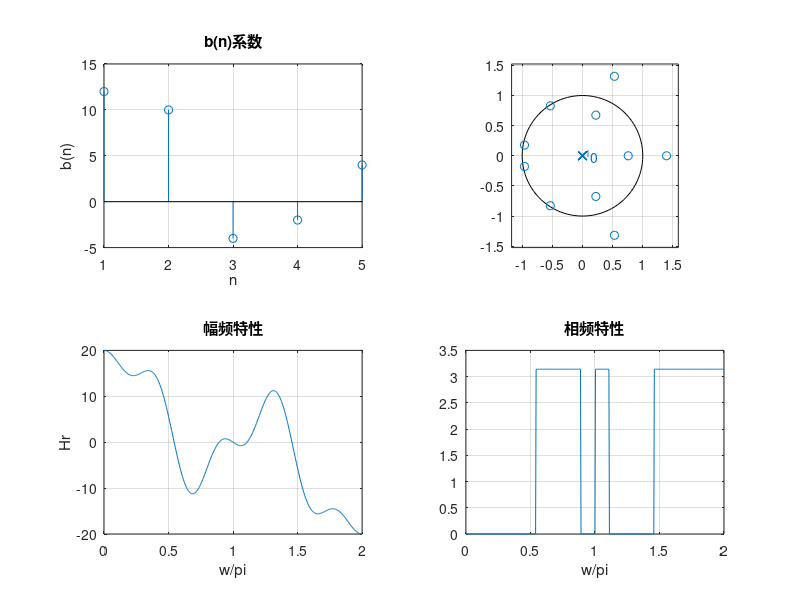

The MATLAB source for this figure:
function varargout = fir2()
h=[-3 2 -1 -2  5 6 5 -2 -1 1 -3];
M=length(h);
L=M/2;
b=2*h(L:-1:1);
n=1:1:L;
n=n-0.5;
w=[0:1:500]'*2*pi/500;
Hr=cos(w*n)*b';
p=angle(Hr);

subplot(2,2,1);
stem(1:L,b); 
xlabel('n');
ylabel('b(n)');
title('b(n)系数')
grid on
subplot(2,2,2);
zplane(h,1);
grid on
subplot(2,2,3); 
plot(w/pi,Hr);
xlabel('w/pi');ylabel('Hr');
title('幅频特性')
grid on
subplot(2,2,4);
plot(w/pi,p); 
xlabel('w/pi');
title('相频特性')
grid on
